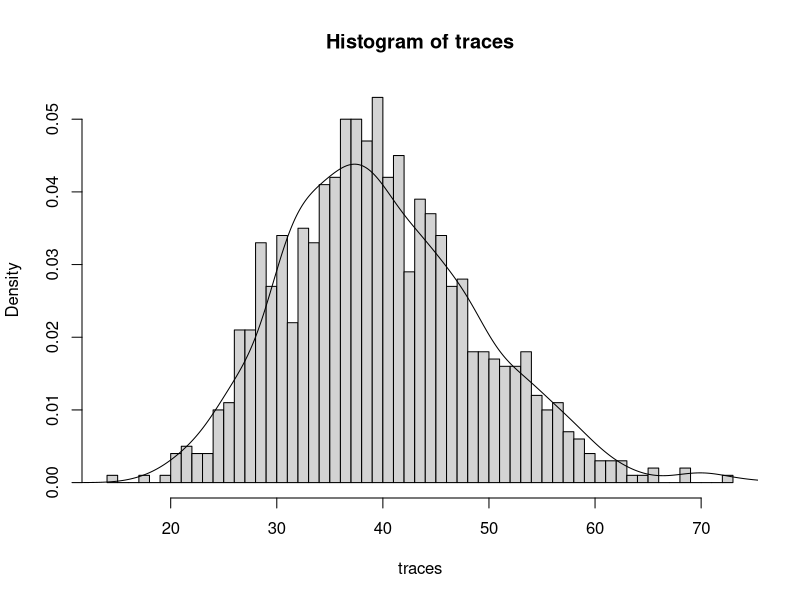

Here is the R script that generated this plot:
## ---- chunk 1
knitr::opts_chunk$set(cache=TRUE)
## ---- chunk 2
B <- 1000
n <- 10; p <- 4

traces <- replicate(B, {
  Z <- matrix(rnorm(n*p), ncol = p)
  W <- crossprod(Z)
  sum(diag(W))
})
## ---- chunk 3
hist(traces, 50, freq = FALSE)
lines(density(rchisq(B, df = n*p)))
